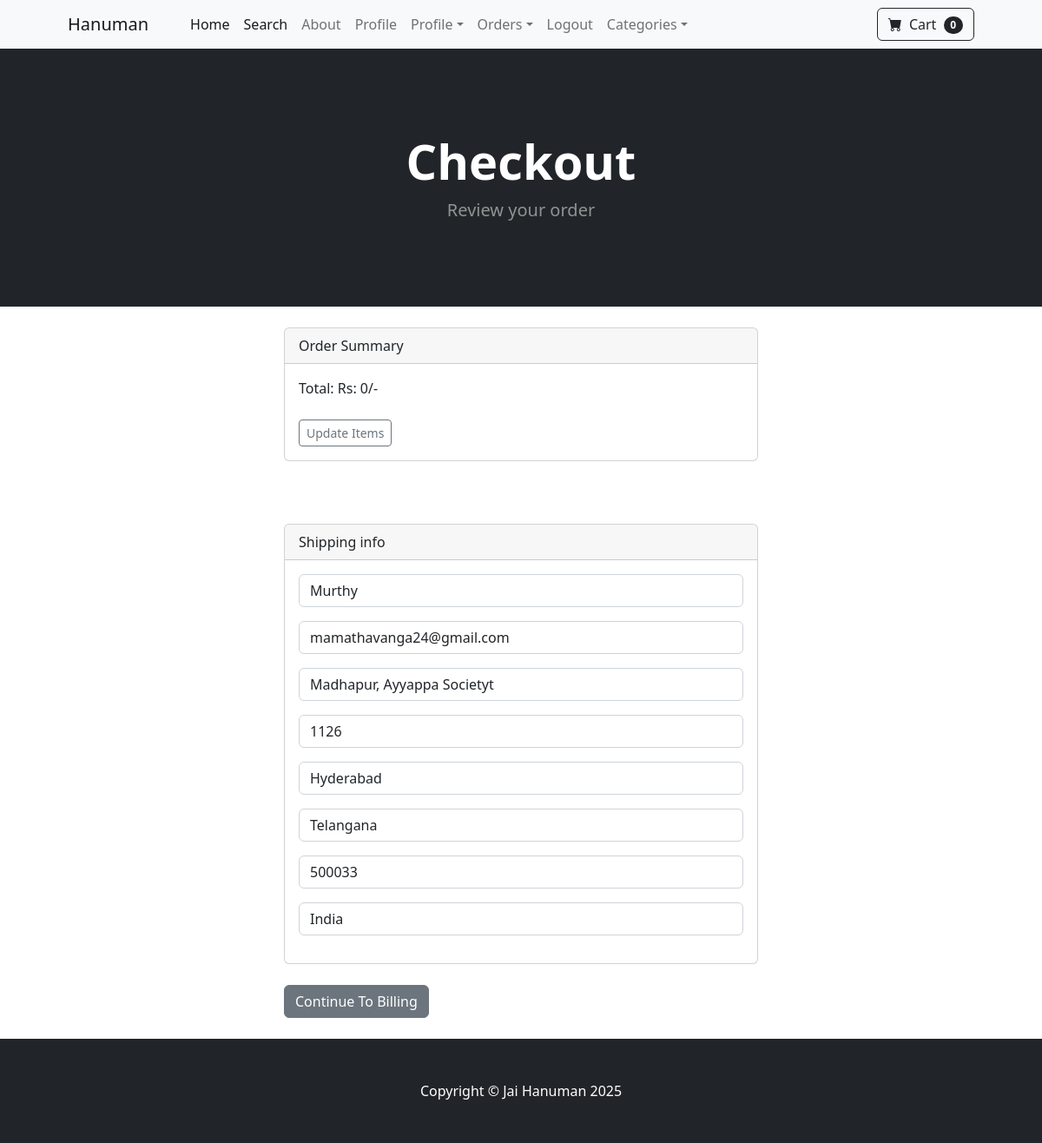
Screenshot of /payment/checkout (signed in) with the database file from the repository.
### payment/models.py (models this page shows, shortened)
class ShippingAddress(models.Model):
    user = models.ForeignKey(User, on_delete=models.CASCADE, null=True, blank=True)
    shipping_full_name = models.CharField(max_length=255)
    shipping_email = models.CharField(max_length=255)
    shipping_address1 = models.CharField(max_length=255)
    shipping_address2 = models.CharField(max_length=255, null=True, blank=True)
    shipping_city = models.CharField(max_length=255)
    shipping_state = models.CharField(max_length=255, null=True, blank=True)
    shipping_zipcode = models.CharField(max_length=255, null=True, blank=True)
    shipping_country = models.CharField(max_length=255)
    class Meta:
        verbose_name_plural =   "Shipping Address"

### payment/views.py (the view)
# urls.py: path('checkout',views.checkout, name='checkout' ),
def checkout(request):
    cart = Cart(request)
    cart_products = cart.get_prod
    quantities = cart.get_quants
    totals = cart.cart_total()
    if request.user.is_authenticated:
        shipping_user = ShippingAddress.objects.get(user__id=request.user.id)
        shipping_form = ShippingForm(request.POST or None, instance=shipping_user)
        return render(request, "payment/checkout.html", {"cart_products":cart_products, "quantities":quantities, "totals":totals, "shipping_form":shipping_form})
    else:
        shipping_form = ShippingForm(request.POST or None)
        return render(request, "payment/checkout.html", {"cart_products":cart_products, "quantities":quantities, "totals":totals, "shipping_form":shipping_form})

### cart/cart.py (called while the page is built, shortened)
    def __len__(self):
        return len(self.cart)

    def cart_total(self):
        product_ids = self.cart.keys()
        products = Product.objects.filter(id__in=product_ids)
        quantities = self.cart
        total = 0
        return total

    def get_prod(self):
        product_ids = self.cart.keys()
        products = Product.objects.filter(id__in=product_ids)
        return products

### cart/context_processors.py (called while the page is built)
def cart(request):
    return {'cart': Cart(request)}

### payment/templates/payment/checkout.html (shortened to what this page needs)
{% extends 'base.html' %}
{% block content %}
        <header class="bg-dark py-5">
            <div class="container px-4 px-lg-5 my-5">
                <div class="text-center text-white">
                    <h1 class="display-4 fw-bolder">Checkout</h1>
                    <p class="lead fw-normal text-white-50 mb-0">Review your order</p>
                </div>
            </div>
        </header>
        <br/>
        <div class="container">
            <div class="row">
                    <div class="col-md-6 offset-md-3">
                        <div class="card">
                            <div class="card-header">
                              Order Summary
                            </div>
                            <div class="card-body">
                              Total: Rs: {{totals}}/-
                              <br/><br/>
                              <a href="{% url 'cart_summary' %}" class="btn btn-sm btn-outline-secondary">Update Items</a>
                            </div>
                          </div>
                          <br/><br/><br/>
                          <div class="card">
                            <div class="card-header">
                              Shipping info
                            </div>
                            <div class="card-body">
                                <form method="POSt" action="{% url 'billing_info' %}" >
                              {{ shipping_form.as_p }}
                            </div>
                          </div>
                          <br/>
                          <button type="submit" class="btn btn-secondary">Continue To Billing</button>
                    </div>
            </div>
            <br/>
        </div>
{% endblock %}

### rows the page displays
ShippingAddress: shipping_full_name "Murthy", shipping_email "mamathavanga24@gmail.com", shipping_address1 "Madhapur, Ayyappa Societyt", shipping_address2 "1126", shipping_city "Hyderabad", shipping_state "Telangana", shipping_zipcode "500033", shipping_country "India"

### other values shown
{{ cart|length }} "0"
{{ totals }} "0"
